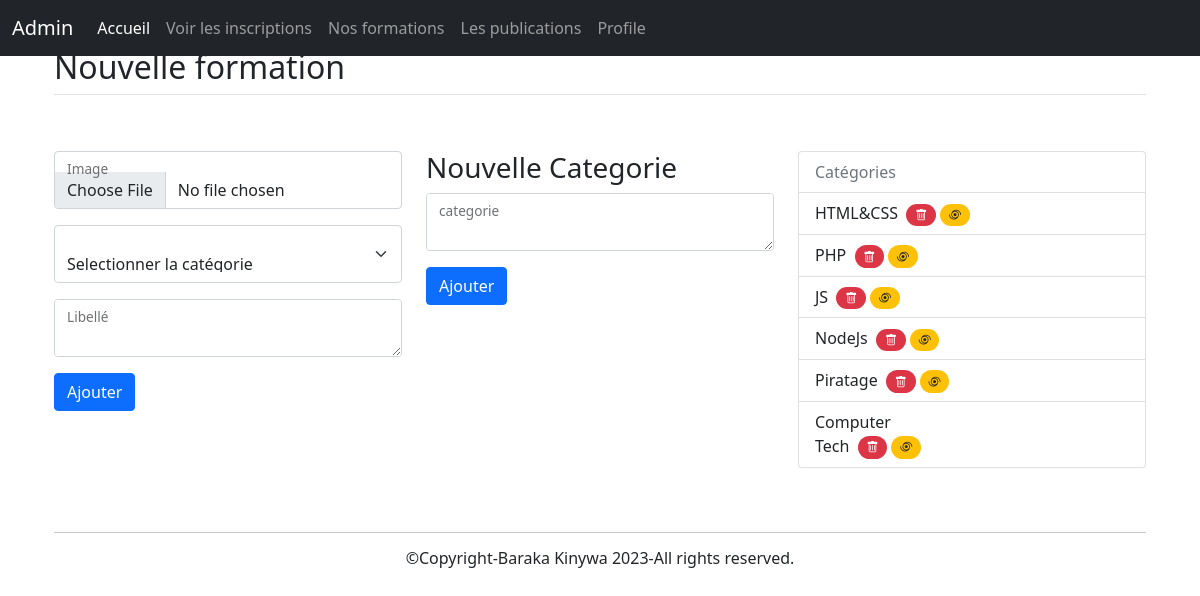
The app's page /blogger/nouvelleFormation.php with its own data.
### tables this page shows
CREATE TABLE `formations_categories` (
  `id` int(11) NOT NULL,
  `categorie` text NOT NULL
);

### blogger/nouvelleFormation.php (the view, shortened to what this page needs)
<?php
    require_once '../includes/connection.php';
?>
<!DOCTYPE html>
<html lang="en">
<head>
    <?php include 'includes/bootstrap.php' ?>
</head>
<body>
    <main>
    <?php include 'includes/navbar.php' ?>
<div class="container px-4 py-5" id="featured-3">
  <h2 class="pb-2 border-bottom">Nouvelle formation</h2>
  <div class="row g-4 py-5 row-cols-1 row-cols-lg-3">
    <div class="feature col">
    <form action="" method="post" enctype="multipart/form-data">
          <div class="form-floating mb-3">
            <input type="file" name="myfile" class="form-control" id="floatingPassword" required>
            <label for="floatingPassword">Image</label>
          </div>
          <div class="form-floating mb-3">
            <select name="categorie" id="" class="form-select" required>
                <option value="" selected disabled>Selectionner la catégorie</option>
            </select>
          </div>
          <div class="form-floating mb-3">
            <textarea name="libelle" id="" cols="30" rows="10" class="form-control" required></textarea>
            <label for="floatingInput">Libellé</label>
          </div>
          <button class="btn btn-primary" name="addFormation" type="submit">Ajouter</button>
    </form>
    </div>
    <div class="feature col">
    <h3>Nouvelle Categorie</h3>
    <form action="" method="post" enctype="multipart/form-data">
          <div class="form-floating mb-3">
            <textarea name="Categ" id="" cols="30" rows="10" class="form-control" required></textarea>
            <label for="floatingInput">categorie</label>
          </div>
          <button class="btn btn-primary" name="addCat" type="submit">Ajouter</button>
    </form>
    </div>
    <div class="col">
    <div class="bd-example">
        <ul class="list-group">
          <li class="list-group-item disabled" aria-disabled="true">Catégories</li>
          <?php
           $sql1="SELECT * FROM `formations_categories`";
           $categoriess=mysqli_query($con,$sql1);
           while($cate=mysqli_fetch_array($categoriess))
           {
            ?>
            <li class="list-group-item"><?= $cate['categorie'];?>&nbsp
            <a href="supprimer_Categorie.php?id=<?= $cate['id']?>" class="btn badge rounded-pill bg-danger bi bi-trash" onclick="return confirm('Etes vous sûr de vouloir supprimer?')">
            </a>
            <a href="modifierCategorieFormation.php?id=<?= $cate['id']?>" class="btn badge rounded-pill bg-warning bi bi-tropical-storm text-dark" onclick="return confirm('Etes vous sûr de vouloir modifier?')">
            </a>
            </li>
            <?php
           }
          ?>
        </ul>
      </div>
    </div>
  </div>
  <?php
    include '../includes/footer.php';
  ?>
</div>
    </main>
</body>
</html>

### records on screen
formations_categories: categorie "HTML&CSS"
formations_categories: categorie "PHP"
formations_categories: categorie "JS"
formations_categories: categorie "NodeJs"
formations_categories: categorie "Piratage"
formations_categories: categorie "Computer Tech"
